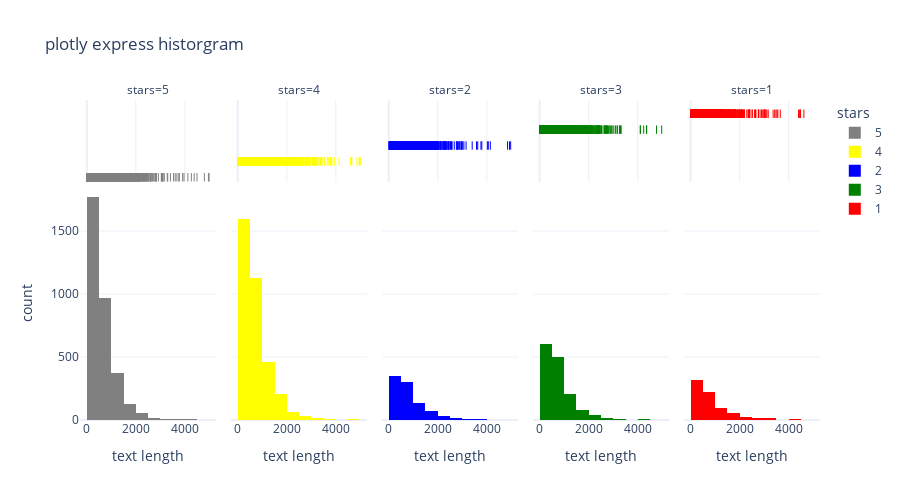

Source (notebook cell):
### Code cell
fig = px.histogram(data_frame=df, x="text length", facet_col="stars", nbins=10, template="plotly_white", color="stars",
                  color_discrete_map={1: "red", 2: "blue", 3: "green", 4: "yellow", 5: "grey"}, 
                   marginal="rug", title="plotly express historgram", 
                   width=900, height=500)
fig.show()

### Figure 1 — Plotly figure (JSON) as saved in the notebook; plotly's stock layout.template omitted (floating-point values rounded to 4 significant figures; data arrays with more than 128 entries replaced by an {"elided": "..."} marker saying what was removed)
{"data": [{"alignmentgroup": "True", "bingroup": "x", "hovertemplate": "stars=5<br>text length=%{x}<br>count=%{y}<extra></extra>", "legendgroup": "5", "marker": {"color": "grey"}, "name": "5", "nbinsx": 10, "offsetgroup": "5", "orientation": "v", "showlegend": true, "type": "histogram", "x": {"elided": "3337 int values"}, "xaxis": "x", "yaxis": "y"}, {"alignmentgroup": "True", "boxpoints": "all", "fillcolor": "rgba(255,255,255,0)", "hoveron": "points", "hovertemplate": "stars=5<br>text length=%{x}<extra></extra>", "jitter": 0, "legendgroup": "5", "line": {"color": "rgba(255,255,255,0)"}, "marker": {"color": "grey", "symbol": "line-ns-open"}, "name": "5", "offsetgroup": "5", "showlegend": false, "type": "box", "x": {"elided": "3337 int values"}, "xaxis": "x6", "yaxis": "y6"}, {"alignmentgroup": "True", "bingroup": "x", "hovertemplate": "stars=4<br>text length=%{x}<br>count=%{y}<extra></extra>", "legendgroup": "4", "marker": {"color": "yellow"}, "name": "4", "nbinsx": 10, "offsetgroup": "4", "orientation": "v", "showlegend": true, "type": "histogram", "x": {"elided": "3526 int values"}, "xaxis": "x2", "yaxis": "y2"}, {"alignmentgroup": "True", "boxpoints": "all", "fillcolor": "rgba(255,255,255,0)", "hoveron": "points", "hovertemplate": "stars=4<br>text length=%{x}<extra></extra>", "jitter": 0, "legendgroup": "4", "line": {"color": "rgba(255,255,255,0)"}, "marker": {"color": "yellow", "symbol": "line-ns-open"}, "name": "4", "offsetgroup": "4", "showlegend": false, "type": "box", "x": {"elided": "3526 int values"}, "xaxis": "x7", "yaxis": "y7"}, {"alignmentgroup": "True", "bingroup": "x", "hovertemplate": "stars=2<br>text length=%{x}<br>count=%{y}<extra></extra>", "legendgroup": "2", "marker": {"color": "blue"}, "name": "2", "nbinsx": 10, "offsetgroup": "2", "orientation": "v", "showlegend": true, "type": "histogram", "x": {"elided": "927 int values"}, "xaxis": "x3", "yaxis": "y3"}, {"alignmentgroup": "True", "boxpoints": "all", "fillcolor": "rgba(255,255,255,0)", "hoveron": "points", "hovertemplate": "stars=2<br>text length=%{x}<extra></extra>", "jitter": 0, "legendgroup": "2", "line": {"color": "rgba(255,255,255,0)"}, "marker": {"color": "blue", "symbol": "line-ns-open"}, "name": "2", "offsetgroup": "2", "showlegend": false, "type": "box", "x": {"elided": "927 int values"}, "xaxis": "x8", "yaxis": "y8"}, {"alignmentgroup": "True", "bingroup": "x", "hovertemplate": "stars=3<br>text length=%{x}<br>count=%{y}<extra></extra>", "legendgroup": "3", "marker": {"color": "green"}, "name": "3", "nbinsx": 10, "offsetgroup": "3", "orientation": "v", "showlegend": true, "type": "histogram", "x": {"elided": "1461 int values"}, "xaxis": "x4", "yaxis": "y4"}, {"alignmentgroup": "True", "boxpoints": "all", "fillcolor": "rgba(255,255,255,0)", "hoveron": "points", "hovertemplate": "stars=3<br>text length=%{x}<extra></extra>", "jitter": 0, "legendgroup": "3", "line": {"color": "rgba(255,255,255,0)"}, "marker": {"color": "green", "symbol": "line-ns-open"}, "name": "3", "offsetgroup": "3", "showlegend": false, "type": "box", "x": {"elided": "1461 int values"}, "xaxis": "x9", "yaxis": "y9"}, {"alignmentgroup": "True", "bingroup": "x", "hovertemplate": "stars=1<br>text length=%{x}<br>count=%{y}<extra></extra>", "legendgroup": "1", "marker": {"color": "red"}, "name": "1", "nbinsx": 10, "offsetgroup": "1", "orientation": "v", "showlegend": true, "type": "histogram", "x": {"elided": "749 int values"}, "xaxis": "x5", "yaxis": "y5"}, {"alignmentgroup": "True", "boxpoints": "all", "fillcolor": "rgba(255,255,255,0)", "hoveron": "points", "hovertemplate": "stars=1<br>text length=%{x}<extra></extra>", "jitter": 0, "legendgroup": "1", "line": {"color": "rgba(255,255,255,0)"}, "marker": {"color": "red", "symbol": "line-ns-open"}, "name": "1", "offsetgroup": "1", "showlegend": false, "type": "box", "x": {"elided": "749 int values"}, "xaxis": "x10", "yaxis": "y10"}], "layout": {"annotations": [{"font": {}, "showarrow": false, "text": "stars=5", "x": 0.092, "xanchor": "center", "xref": "paper", "y": 1, "yanchor": "bottom", "yref": "paper"}, {"font": {}, "showarrow": false, "text": "stars=4", "x": 0.296, "xanchor": "center", "xref": "paper", "y": 1, "yanchor": "bottom", "yref": "paper"}, {"font": {}, "showarrow": false, "text": "stars=2", "x": 0.5, "xanchor": "center", "xref": "paper", "y": 1, "yanchor": "bottom", "yref": "paper"}, {"font": {}, "showarrow": false, "text": "stars=3", "x": 0.704, "xanchor": "center", "xref": "paper", "y": 1, "yanchor": "bottom", "yref": "paper"}, {"font": {}, "showarrow": false, "text": "stars=1", "x": 0.908, "xanchor": "center", "xref": "paper", "y": 1, "yanchor": "bottom", "yref": "paper"}], "barmode": "relative", "height": 500, "legend": {"title": {"text": "stars"}, "tracegroupgap": 0}, "title": {"text": "plotly express historgram"}, "width": 900, "xaxis": {"anchor": "y", "domain": [0, 0.184], "title": {"text": "text length"}}, "xaxis10": {"anchor": "y10", "domain": [0.816, 1], "matches": "x", "showgrid": true, "showticklabels": false}, "xaxis2": {"anchor": "y2", "domain": [0.204, 0.388], "matches": "x", "title": {"text": "text length"}}, "xaxis3": {"anchor": "y3", "domain": [0.408, 0.592], "matches": "x", "title": {"text": "text length"}}, "xaxis4": {"anchor": "y4", "domain": [0.612, 0.796], "matches": "x", "title": {"text": "text length"}}, "xaxis5": {"anchor": "y5", "domain": [0.816, 1], "matches": "x", "title": {"text": "text length"}}, "xaxis6": {"anchor": "y6", "domain": [0, 0.184], "matches": "x", "showgrid": true, "showticklabels": false}, "xaxis7": {"anchor": "y7", "domain": [0.204, 0.388], "matches": "x", "showgrid": true, "showticklabels": false}, "xaxis8": {"anchor": "y8", "domain": [0.408, 0.592], "matches": "x", "showgrid": true, "showticklabels": false}, "xaxis9": {"anchor": "y9", "domain": [0.612, 0.796], "matches": "x", "showgrid": true, "showticklabels": false}, "yaxis": {"anchor": "x", "domain": [0, 0.7326], "title": {"text": "count"}}, "yaxis10": {"anchor": "x10", "domain": [0.7426, 1], "matches": "y6", "showgrid": false, "showline": false, "showticklabels": false, "ticks": ""}, "yaxis2": {"anchor": "x2", "domain": [0, 0.7326], "matches": "y", "showticklabels": false}, "yaxis3": {"anchor": "x3", "domain": [0, 0.7326], "matches": "y", "showticklabels": false}, "yaxis4": {"anchor": "x4", "domain": [0, 0.7326], "matches": "y", "showticklabels": false}, "yaxis5": {"anchor": "x5", "domain": [0, 0.7326], "matches": "y", "showticklabels": false}, "yaxis6": {"anchor": "x6", "domain": [0.7426, 1], "matches": "y6", "showgrid": false, "showline": false, "showticklabels": false, "ticks": ""}, "yaxis7": {"anchor": "x7", "domain": [0.7426, 1], "matches": "y6", "showgrid": false, "showline": false, "showticklabels": false, "ticks": ""}, "yaxis8": {"anchor": "x8", "domain": [0.7426, 1], "matches": "y6", "showgrid": false, "showline": false, "showticklabels": false, "ticks": ""}, "yaxis9": {"anchor": "x9", "domain": [0.7426, 1], "matches": "y6", "showgrid": false, "showline": false, "showticklabels": false, "ticks": ""}}}
